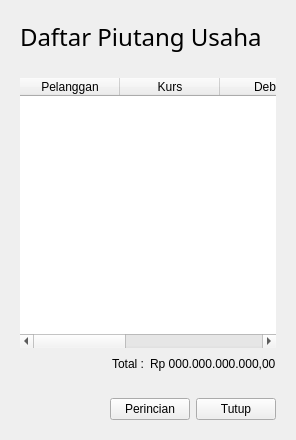
             <widget class="QWidget" name="st_Penjualan_PiutangUsaha">
              <layout class="QVBoxLayout" name="verticalLayout_11">
               <item>
                <widget class="QFrame" name="fr_Penjualan_Piutang_title">
                 <property name="sizePolicy">
                  <sizepolicy hsizetype="Preferred" vsizetype="Maximum">
                   <horstretch>0</horstretch>
                   <verstretch>0</verstretch>
                  </sizepolicy>
                 </property>
                 <property name="minimumSize">
                  <size>
                   <width>0</width>
                   <height>45</height>
                  </size>
                 </property>
                 <property name="frameShape">
                  <enum>QFrame::NoFrame</enum>
                 </property>
                 <property name="frameShadow">
                  <enum>QFrame::Raised</enum>
                 </property>
                 <layout class="QGridLayout" name="gl_Penjualan_Piutang_title">
                  <item row="0" column="0">
                   <widget class="QLabel" name="lb_Penjualan_Piutang_title">
                    <property name="sizePolicy">
                     <sizepolicy hsizetype="Preferred" vsizetype="Maximum">
                      <horstretch>0</horstretch>
                      <verstretch>0</verstretch>
                     </sizepolicy>
                    </property>
                    <property name="font">
                     <font>
                      <family>Segoe UI Semilight</family>
                      <pointsize>18</pointsize>
                     </font>
                    </property>
                    <property name="text">
                     <string>Daftar Piutang Usaha</string>
                    </property>
                    <property name="alignment">
                     <set>Qt::AlignLeading|Qt::AlignLeft|Qt::AlignVCenter</set>
                    </property>
                   </widget>
                  </item>
                 </layout>
                </widget>
               </item>
               <item>
                <widget class="QFrame" name="fr_Penjualan_Piutang_input">
                 <property name="sizePolicy">
                  <sizepolicy hsizetype="Preferred" vsizetype="MinimumExpanding">
                   <horstretch>0</horstretch>
                   <verstretch>0</verstretch>
                  </sizepolicy>
                 </property>
                 <property name="frameShape">
                  <enum>QFrame::NoFrame</enum>
                 </property>
                 <property name="frameShadow">
                  <enum>QFrame::Raised</enum>
                 </property>
                 <layout class="QGridLayout" name="gl_Penjualan_Piutang_tabel">
                  <item row="2" column="1">
                   <widget class="QLabel" name="lb_Penjualan_Piutang_Total">
                    <property name="text">
                     <string>Total :</string>
                    </property>
                   </widget>
                  </item>
                  <item row="2" column="2">
                   <widget class="QLabel" name="lb_Penjualan_Piutang_TotalNilai">
                    <property name="text">
                     <string>Rp 000.000.000.000,00</string>
                    </property>
                   </widget>
                  </item>
                  <item row="2" column="0">
                   <spacer name="hs_Penjualan_Piutang_atas">
                    <property name="orientation">
                     <enum>Qt::Horizontal</enum>
                    </property>
                    <property name="sizeHint" stdset="0">
                     <size>
                      <width>40</width>
                      <height>20</height>
                     </size>
                    </property>
                   </spacer>
                  </item>
                  <item row="1" column="0" colspan="3">
                   <widget class="QTableWidget" name="tbl_Penjualan_Piutang">
                    <property name="sizePolicy">
                     <sizepolicy hsizetype="Maximum" vsizetype="MinimumExpanding">
                      <horstretch>0</horstretch>
                      <verstretch>0</verstretch>
                     </sizepolicy>
                    </property>
                    <property name="minimumSize">
                     <size>
                      <width>0</width>
                      <height>270</height>
                     </size>
                    </property>
                    <property name="maximumSize">
                     <size>
                      <width>1366</width>
                      <height>16777215</height>
                     </size>
                    </property>
                    <property name="frameShape">
                     <enum>QFrame::NoFrame</enum>
                    </property>
                    <property name="editTriggers">
                     <set>QAbstractItemView::NoEditTriggers</set>
                    </property>
                    <property name="showGrid">
                     <bool>false</bool>
                    </property>
                    <property name="wordWrap">
                     <bool>true</bool>
                    </property>
                    <property name="cornerButtonEnabled">
                     <bool>true</bool>
                    </property>
                    <property name="rowCount">
                     <number>0</number>
                    </property>
                    <property name="columnCount">
                     <number>5</number>
                    </property>
                    <column>
                     <property name="text">
                      <string>Pelanggan</string>
                     </property>
                    </column>
                    <column>
                     <property name="text">
                      <string>Kurs</string>
                     </property>
                    </column>
                    <column>
                     <property name="text">
                      <string>Debet</string>
                     </property>
                    </column>
                    <column>
                     <property name="text">
                      <string>Piutang Terbayar</string>
                     </property>
                    </column>
                    <column>
                     <property name="text">
                      <string>Saldo Piutang</string>
                     </property>
                    </column>
                   </widget>
                  </item>
                 </layout>
                </widget>
               </item>
               <item>
                <widget class="QFrame" name="fr_Penjualan_Piutang_tombol">
                 <property name="sizePolicy">
                  <sizepolicy hsizetype="Preferred" vsizetype="Maximum">
                   <horstretch>0</horstretch>
                   <verstretch>0</verstretch>
                  </sizepolicy>
                 </property>
                 <property name="frameShape">
                  <enum>QFrame::NoFrame</enum>
                 </property>
                 <property name="frameShadow">
                  <enum>QFrame::Raised</enum>
                 </property>
                 <layout class="QHBoxLayout" name="hl_Penjualan_Piutang_tombol">
                  <item>
                   <spacer name="hs_Penjualan_Piutang_bawah">
                    <property name="orientation">
                     <enum>Qt::Horizontal</enum>
                    </property>
                    <property name="sizeHint" stdset="0">
                     <size>
                      <width>40</width>
                      <height>20</height>
                     </size>
                    </property>
                   </spacer>
                  </item>
                  <item>
                   <widget class="QPushButton" name="tb_Penjualan_Piutang_Perincian">
                    <property name="text">
                     <string>Perincian</string>
                    </property>
                   </widget>
                  </item>
                  <item>
                   <widget class="QPushButton" name="tb_Penjualan_Piutang_Tutup">
                    <property name="text">
                     <string>Tutup</string>
                    </property>
                   </widget>
                  </item>
                 </layout>
                </widget>
               </item>
              </layout>
             </widget>
